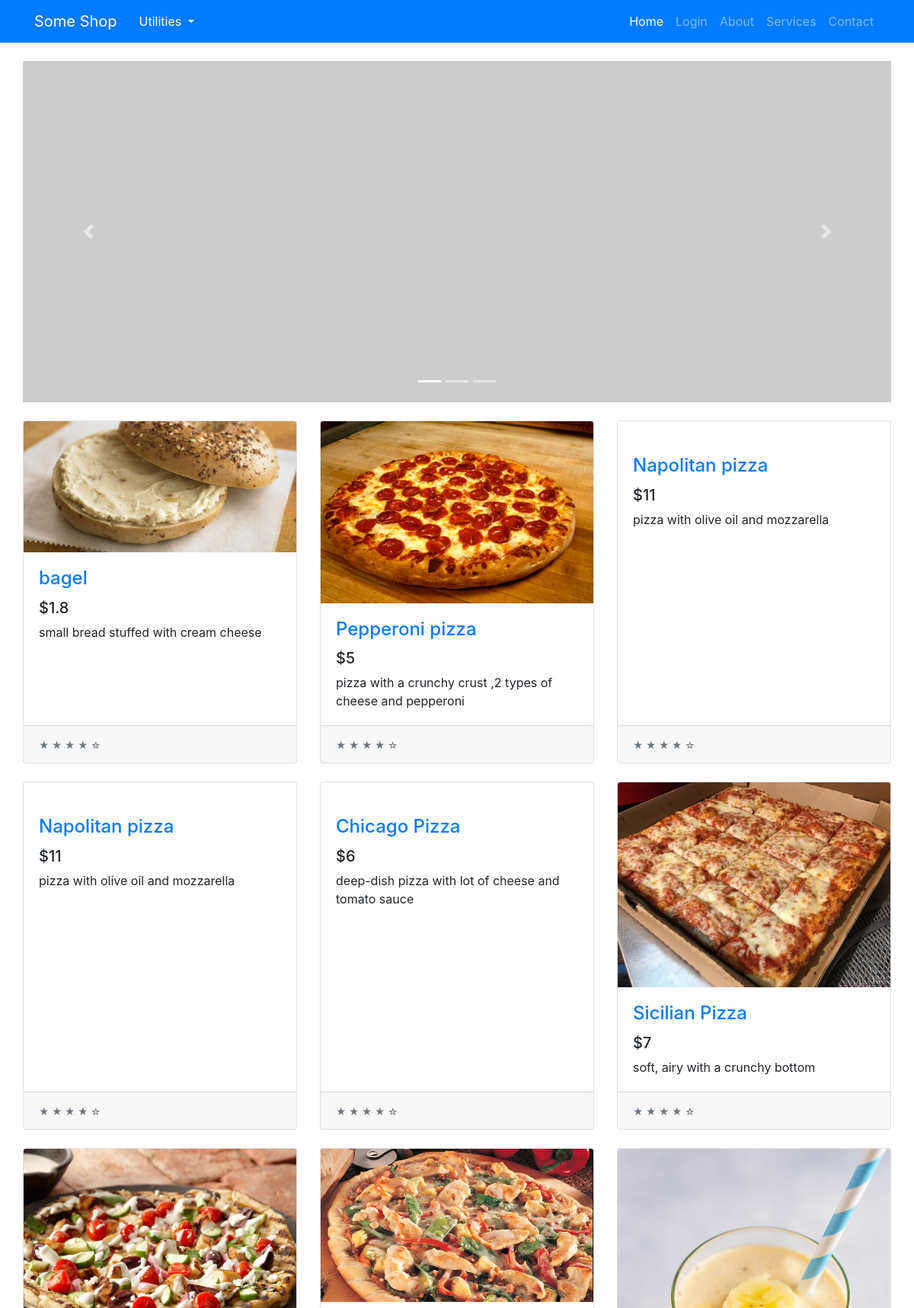
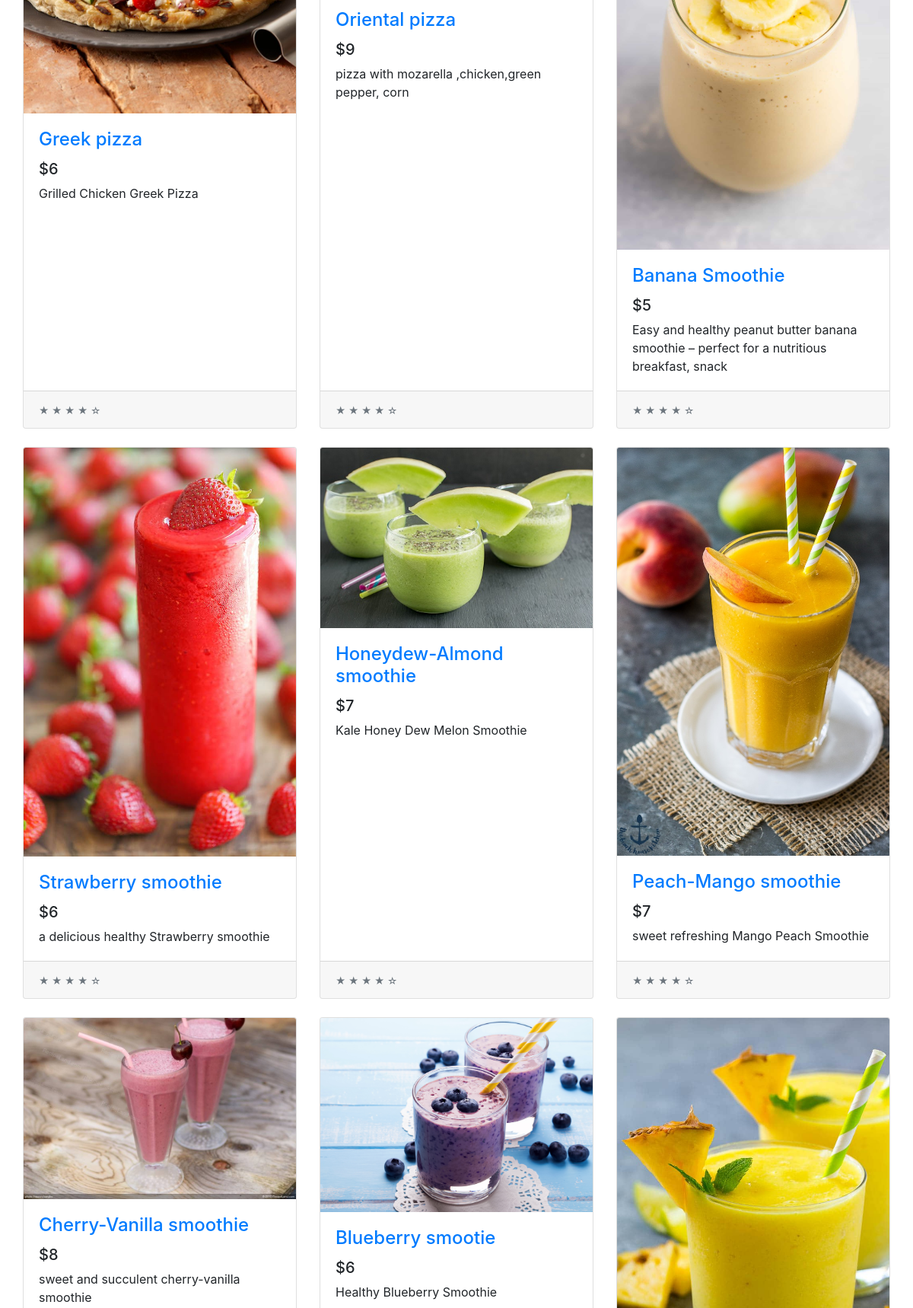
The page / (upper part) on the database its author committed (2 pictures, top to bottom).
### tables this page shows
CREATE TABLE PRODUCT (ID VARCHAR, NAME VARCHAR, PRICE INTEGER, DESCRIPTION TEXT, IMAGE TEXT, TAGS TEXT, SCORE REAL);

### app.py (the view)
@app.route("/")
def home():
    products = get_all_products()
    return render_template("index.html", products=products, os=os)

### common/database.py (called while the page is built)
    @classmethod
    def get_all_products(cls):
        cursor = cls.DATABASE.execute("SELECT * FROM PRODUCT")
        returned_data = cursor.fetchall()
        if not returned_data:
            return None
        data = []
        for item in returned_data:
            d = {}
            for i, field in enumerate(cls.PRODUCT_FIELDS):
                d[field.lower()] = item[i]
            data.append(d)
        return data

### models/products/product.py (called while the page is built)
def get_all_products():
    products = Database.get_all_products()
    return [ Product(**product) for product in products ]

### templates/index.html (shortened to what this page needs)
{% extends "base.html" %}
{% block content %}
<div class="container">
    <div class="row">
        <div class="col-lg-14">
            <div id="carouselExampleIndicators" class="carousel slide my-4" data-ride="carousel">
                <ol class="carousel-indicators">
                    <li data-target="#carouselExampleIndicators" data-slide-to="0" class="active"></li>
                    <li data-target="#carouselExampleIndicators" data-slide-to="1"></li>
                    <li data-target="#carouselExampleIndicators" data-slide-to="2"></li>
                </ol>
                <div class="carousel-inner" role="listbox">
                    <div class="carousel-item active">
                        <img class="d-block img-fluid" src="http://placehold.it/1400x550" alt="First slide">
                    </div>
                </div>
                <a class="carousel-control-prev" href="#carouselExampleIndicators" role="button" data-slide="prev">
                    <span class="carousel-control-prev-icon" aria-hidden="true"></span>
                </a>
                <a class="carousel-control-next" href="#carouselExampleIndicators" role="button" data-slide="next">
                    <span class="carousel-control-next-icon" aria-hidden="true"></span>
                </a>
            </div>
            <div class="row">
                {% for product in products %}
                    <div class="col-lg-4 col-md-6 mb-4">
                        <div class="card h-100">
                            <a href="{{url_for('product.product', product_id=product.id)}}"><img class="card-img-top" src="{{url_for('static', filename='img/products/{}'.format(os.path.basename(product.image)))}}" alt=""></a>
                            <div class="card-body">
                                <h4 class="card-title">
                                    <a href="{{url_for('product.product', product_id=product.id)}}">{{product.name}}</a>
                                </h4>
                                <h5>${{product.price}}</h5>
                                <p class="card-text">{{product.description}}</p>
                            </div>
                            <div class="card-footer">
                                <small class="text-muted">&#9733; &#9733; &#9733; &#9733; &#9734;</small>
                            </div>
                        </div>
                    </div>
                {% endfor %}
            </div>
        </div>
    </div>
</div>
{% endblock content %}

### templates/base.html (shortened to what this page needs)
<!doctype html>
<html>
<head>
    <link rel="stylesheet" href="{{url_for('static', filename='css/shop-homepage.css')}}">
    <link rel="stylesheet" href="{{url_for('static', filename='css/bootstrap.min.css')}}">
</head>
<body>
    <nav class="navbar navbar-expand-lg navbar-dark bg-primary fixed-top">
        <div class="container">
            <a class="navbar-brand" href="#">Some Shop</a>
            <div class="dropdown">
                <button class="btn btn-primary dropdown-toggle" type="button" id="dropdownMenu2" data-toggle="dropdown"
                    aria-haspopup="true" aria-expanded="false">
                    Utilities
                </button>
            </div>
            <div class="collapse navbar-collapse" id="navbarResponsive">
                <ul class="navbar-nav ml-auto">
                    <li class="nav-item active">
                        <a class="nav-link" href="{{url_for('home')}}">Home
                        </a>
                    </li>
                    {% if not session['email'] %}
                    <li class="nav-item">
                        <a class="nav-link" href="{{url_for('user.login')}}">Login</a>
                    </li>
                    {% else %}
                    <li class="nav-item">
                        <a class="nav-link" href="{{url_for('user.logout')}}">Logout</a>
                    </li>
                    {% endif %}
                    <li class="nav-item">
                        <a class="nav-link" href="#">About</a>
                    </li>
                    <li class="nav-item">
                        <a class="nav-link" href="#">Services</a>
                    </li>
                    <li class="nav-item">
                        <a class="nav-link" href="#">Contact</a>
                    </li>
                </ul>
            </div>
        </div>
    </nav>
    {% block content %}
    {% endblock content %}
</body>
</html>

### static/css/shop-homepage.css (style rules this page uses)
body { padding-top: 56px; }

### rows shown on the page
PRODUCT: IMAGE (picture), name "bagel", price "1.8", description "small bread stuffed with cream cheese"
PRODUCT: IMAGE (picture), name "Pepperoni pizza", price "5", description "pizza with a crunchy crust ,2 types of cheese and pepperoni"
PRODUCT: name "Napolitan pizza", price "11", description "pizza with olive oil and mozzarella"
PRODUCT: name "Napolitan pizza", price "11", description "pizza with olive oil and mozzarella"
PRODUCT: name "Chicago Pizza", price "6", description "deep-dish pizza with lot of cheese and tomato sauce"
PRODUCT: IMAGE (picture), name "Sicilian Pizza", price "7", description "soft, airy with a crunchy bottom"
PRODUCT: IMAGE (picture), name "Greek pizza", price "6", description "Grilled Chicken Greek Pizza"
PRODUCT: IMAGE (picture), name "Oriental pizza", price "9", description "pizza with mozarella ,chicken,green pepper, corn"
PRODUCT: IMAGE (picture), name "Banana Smoothie", price "5", description "Easy and healthy peanut butter banana smoothie – perfect for a nutritious breakfast, snack"
PRODUCT: IMAGE (picture), name "Strawberry smoothie", price "6", description "a delicious healthy Strawberry smoothie"
PRODUCT: IMAGE (picture), name "Honeydew-Almond smoothie", price "7", description "Kale Honey Dew Melon Smoothie"
PRODUCT: IMAGE (picture), name "Peach-Mango smoothie", price "7", description "sweet refreshing Mango Peach Smoothie"
PRODUCT: IMAGE (picture), name "Cherry-Vanilla smoothie", price "8", description "sweet and succulent cherry-vanilla smoothie"
PRODUCT: IMAGE (picture), name "Blueberry smootie", price "6", description "Healthy Blueberry Smoothie"
PRODUCT: IMAGE (picture)
